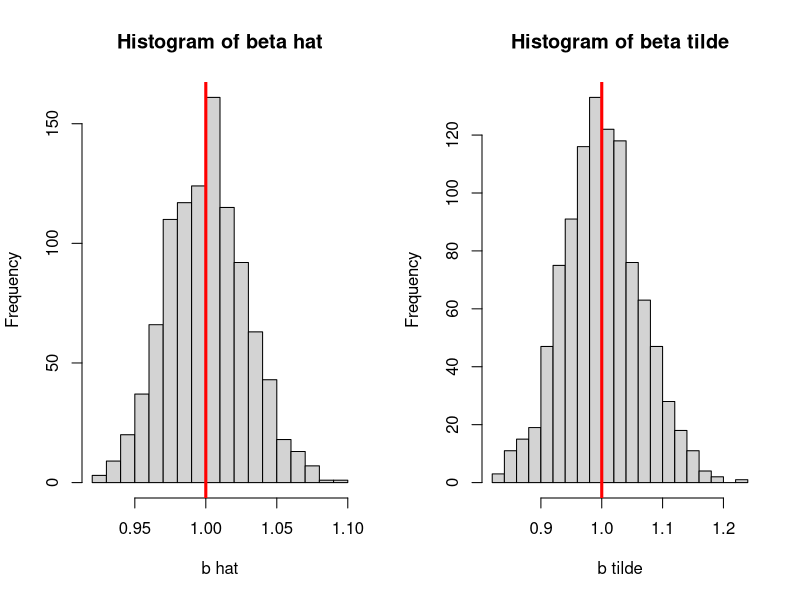

Write the R code that produced this figure.
########################
# homework: Proposition 2.1

# This line removes all variables from the workspace.
rm(list = ls()) 

n=1000
b = 1

# simulate 1000 draws and save the two estimates
beta<-matrix(0,2,1000)
for (i in 1:1000){
  set.seed(i)
  x<-rnorm(n,5,10)
  u = rnorm(n,0,10)
  y =  b*x + u
  # beta hat
  beta[1,i]<-sum(x*y)/sum(x^2)
  #beta tilde
  beta[2,i]<-mean(y)/mean(x)
}

# Illustrate unbiasedness with the help of histogram
par(mfrow=c(1,2))
hist(beta[1,], breaks = 20, xlab = 'b hat',main = 'Histogram of beta hat')
abline(v=1, col="red", lwd=3)
hist(beta[2,], breaks = 20, xlab = 'b tilde',main = 'Histogram of beta tilde')
abline(v=1, col="red", lwd=3)
#dev.off()

# Efficiency of the OLS estimator
print('Is beta hat more efficient than beta tilde?')
var(beta[1,]) < var(beta[2,])
